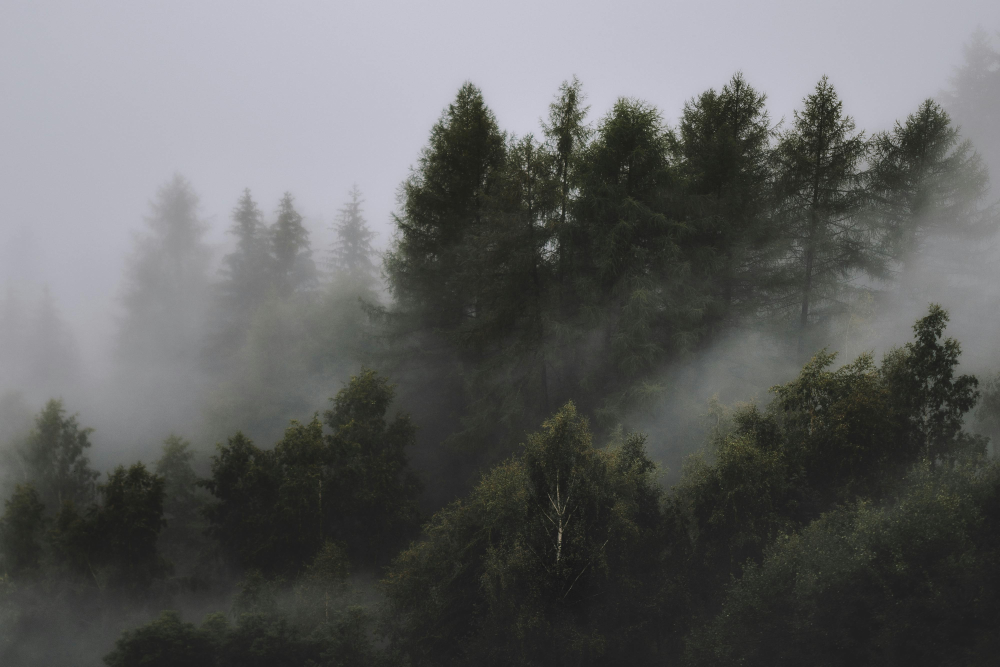
#> input picture t_4_picture_processing/pexels-eberhardgross-1367192.jpg, 4000 x 2666 px, found by its file name (shown at 1/4 size); its folder holds 4 pictures in this run
$ python image_process.py
#> lines starting #> are read from the running program, lines starting #| are printed output that depends on the picture
import os
from PIL import Image as PILImage

"""
1. 定义一个函数 resize_image，用于调整图片大小到目标分辨率。
2. 遍历指定目录下的所有图片文件，对每个图片文件调用 resize_image 函数进行调整。
"""

def resize_image(image_path, target_width, target_height):
    #调整图片到目标分辩率
#> called with target_width = 2400, target_height = 1080
    with PILImage.open(image_path) as image:

#> image is the input picture: PIL image 4000x2666 RGB; mean R, G, B 96.5, 97.4, 96.9
        resized_image = image.resize((target_width, target_height), PILImage.Resampling.LANCZOS)
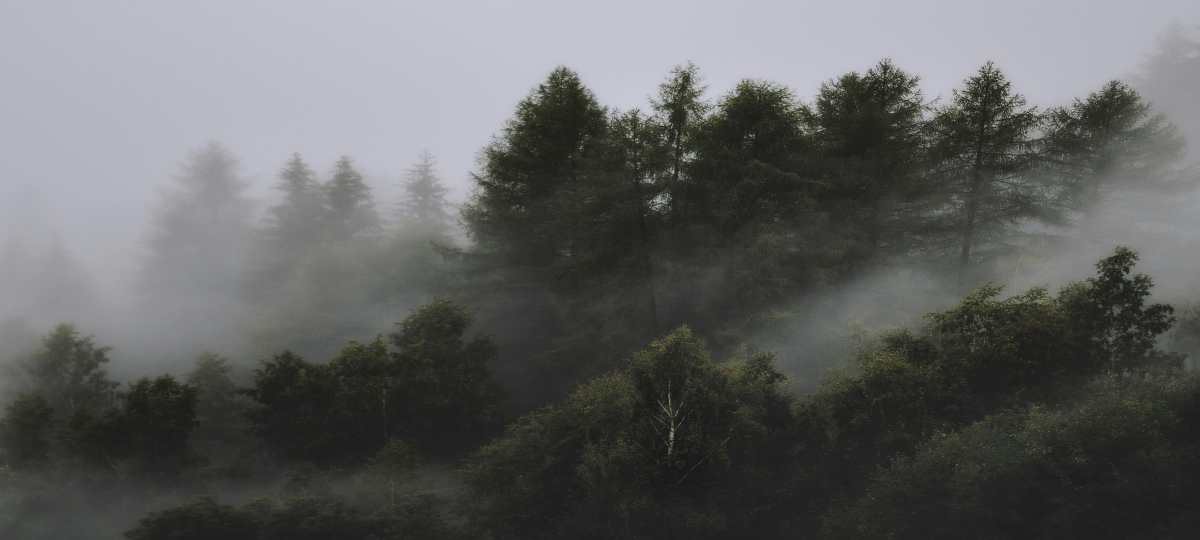
#> resized_image: PIL image 2400x1080 RGB (shown at 1/2 size); mean R, G, B 96.5, 97.4, 96.9
#> pass 3 of the loop `for image in os.listdir(i_path):`:
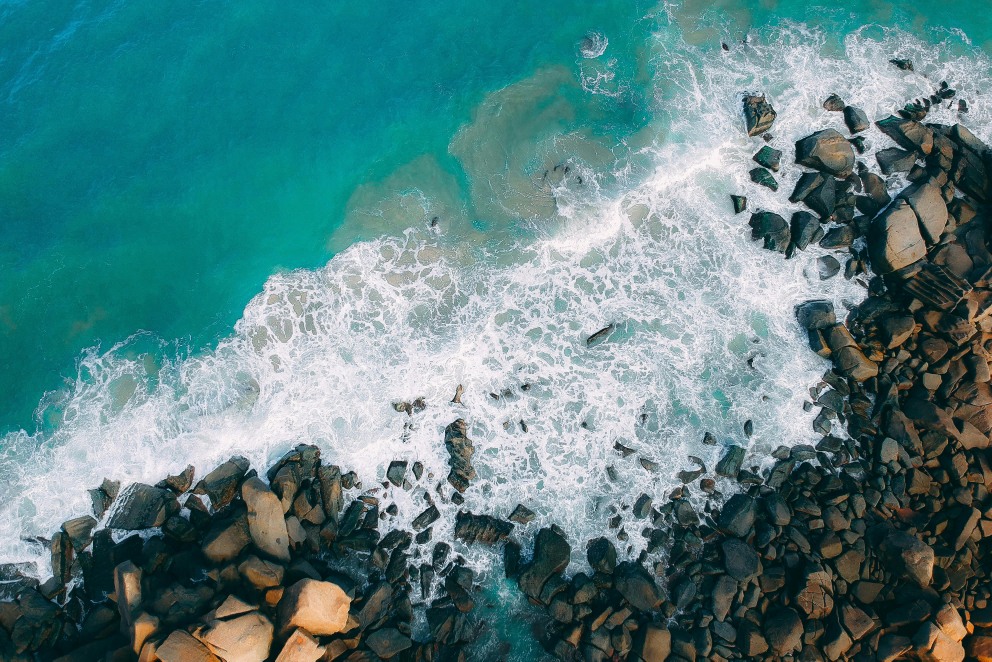
#> input picture t_4_picture_processing/pexels-pok-rie-33563-2049422.jpg, 3968 x 2645 px, found by its file name (shown at 1/4 size)
#> in resize_image, image is the input picture: PIL image 3968x2645 RGB; mean R, G, B 87, 128.9, 130.1
#> in resize_image (call 3), `resized_image = image.resize((target_width, target_height), PILImage.R..`:
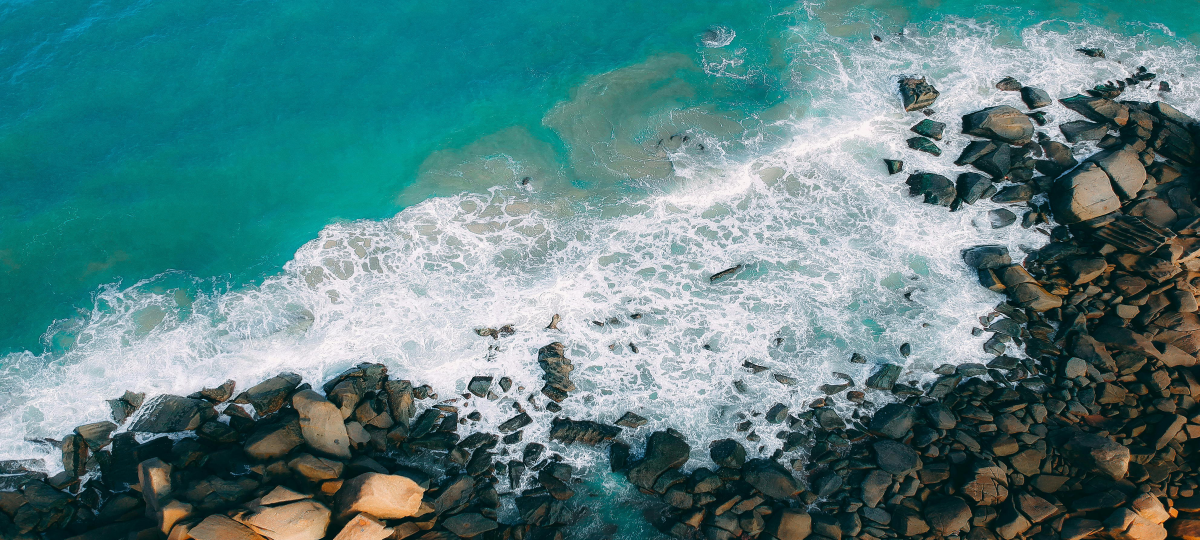
#> resized_image: PIL image 2400x1080 RGB (shown at 1/2 size); mean R, G, B 87, 128.9, 130
#> the loop made 4 passes; the first 3 are shown
        resized_path = f"{image_path}_resized.jpg"
        resized_image.save(resized_path,"JPEG")
        return resized_path

if __name__ == '__main__':
    i_path = "/Users/g66/code/python/pypractice/t_4_picture_processing/"
    for image in os.listdir(i_path):
        if image.lower().endswith(('.jpg', '.jpeg', '.png')):
            image_path = os.path.join(i_path, image)
            try:
                resize_image(image_path, 2400, 1080)
                print(f"图片 {image} 已调整大小！")
            except Exception as e:
                print(f"调整图片 {image} 大小时发生错误: {e}")
